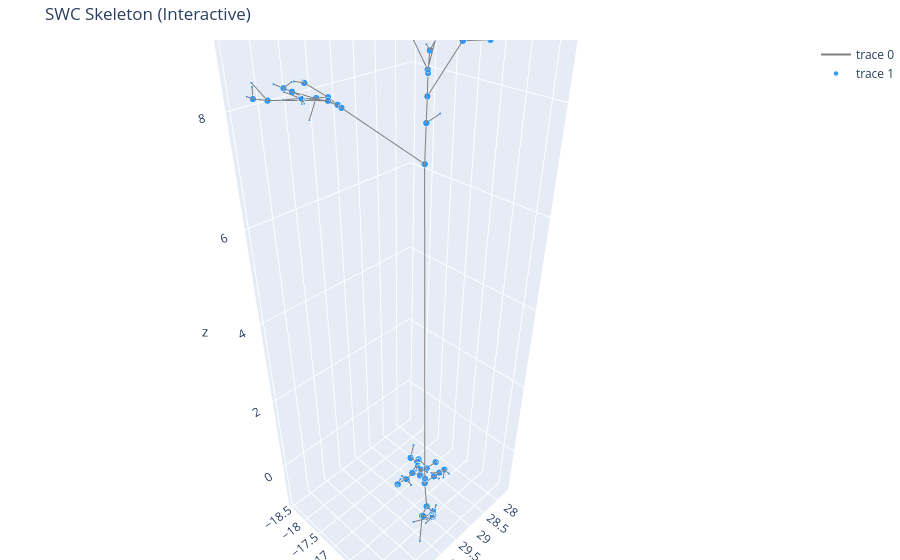

Source (notebook cell):
### Markdown cell above
## 3D Visualizations

### Code cell
import plotly.graph_objects as go

# Build coordinate and color arrays
xs=[]; ys=[]; zs=[]; colors=[]; sizes=[]
for n, data in G_original.nodes(data=True):
    x,y,z = data['x'], data['y'], data['z']
    xs.append(x); ys.append(y); zs.append(z)
    # color soma/type==1 differently
    colors.append('darkorange' if data.get('type') == 1 else 'dodgerblue')
    d = G_original.degree[n]
    if d == 1: sizes.append(3)
    elif d == 2: sizes.append(5)
    else: sizes.append(8)

# Create edge segments as separate scatter traces for better hover clarity
edge_x=[]; edge_y=[]; edge_z=[]; edge_i=[]
for i,(u,v) in enumerate(G_original.edges()):
    pu = (G_original.nodes[u]['x'], G_original.nodes[u]['y'], G_original.nodes[u]['z'])
    pv = (G_original.nodes[v]['x'], G_original.nodes[v]['y'], G_original.nodes[v]['z'])
    edge_x.extend([pu[0], pv[0], None])
    edge_y.extend([pu[1], pv[1], None])
    edge_z.extend([pu[2], pv[2], None])

node_trace = go.Scatter3d(
    x=xs, y=ys, z=zs,
    mode='markers',
    marker=dict(size=sizes, color=colors, opacity=0.9),
    text=[f"id={n} deg={G_original.degree[n]} type={G_original.nodes[n]['type']}" for n in G_original.nodes()],
    hoverinfo='text'
)

edge_trace = go.Scatter3d(
    x=edge_x, y=edge_y, z=edge_z,
    mode='lines',
    line=dict(color='gray', width=2),
    hoverinfo='skip'
)

fig = go.Figure(data=[edge_trace, node_trace])
fig.update_layout(
    title='SWC Skeleton (Interactive)',
    scene=dict(
        xaxis_title='x', yaxis_title='y', zaxis_title='z',
        aspectmode='data'
    ),
    margin=dict(l=0, r=0, b=0, t=40),
)
fig.show()

### Figure 1 — Plotly figure (JSON) as saved in the notebook; plotly's stock layout.template omitted (floating-point values rounded to 4 significant figures; data arrays with more than 128 entries replaced by an {"elided": "..."} marker saying what was removed)
{"data": [{"hoverinfo": "skip", "line": {"color": "gray", "width": 2}, "mode": "lines", "type": "scatter3d", "x": {"elided": "309 float values"}, "y": {"elided": "309 float values"}, "z": {"elided": "309 float values"}}, {"hoverinfo": "text", "marker": {"color": ["dodgerblue", "dodgerblue", "dodgerblue", "dodgerblue", "dodgerblue", "dodgerblue", "dodgerblue", "dodgerblue", "dodgerblue", "dodgerblue", "dodgerblue", "dodgerblue", "dodgerblue", "dodgerblue", "dodgerblue", "dodgerblue", "dodgerblue", "dodgerblue", "dodgerblue", "dodgerblue", "dodgerblue", "dodgerblue", "dodgerblue", "dodgerblue", "dodgerblue", "dodgerblue", "dodgerblue", "dodgerblue", "dodgerblue", "dodgerblue", "dodgerblue", "dodgerblue", "dodgerblue", "dodgerblue", "dodgerblue", "dodgerblue", "dodgerblue", "dodgerblue", "dodgerblue", "dodgerblue", "dodgerblue", "dodgerblue", "dodgerblue", "dodgerblue", "dodgerblue", "dodgerblue", "dodgerblue", "dodgerblue", "dodgerblue", "dodgerblue", "dodgerblue", "dodgerblue", "dodgerblue", "dodgerblue", "dodgerblue", "dodgerblue", "dodgerblue", "dodgerblue", "dodgerblue", "dodgerblue", "dodgerblue", "dodgerblue", "dodgerblue", "dodgerblue", "dodgerblue", "dodgerblue", "dodgerblue", "dodgerblue", "dodgerblue", "dodgerblue", "dodgerblue", "dodgerblue", "dodgerblue", "dodgerblue", "dodgerblue", "dodgerblue", "dodgerblue", "dodgerblue", "dodgerblue", "dodgerblue", "dodgerblue", "dodgerblue", "dodgerblue", "dodgerblue", "dodgerblue", "dodgerblue", "dodgerblue", "dodgerblue", "dodgerblue", "dodgerblue", "dodgerblue", "dodgerblue", "dodgerblue", "dodgerblue", "dodgerblue", "dodgerblue", "dodgerblue", "dodgerblue", "dodgerblue", "dodgerblue", "dodgerblue", "dodgerblue", "dodgerblue", "dodgerblue"], "opacity": 0.9, "size": [3, 8, 8, 8, 8, 8, 8, 3, 8, 8, 8, 3, 3, 3, 8, 8, 8, 3, 8, 3, 8, 8, 3, 8, 8, 3, 3, 8, 8, 3, 8, 8, 8, 8, 3, 8, 3, 3, 8, 8, 8, 8, 8, 8, 8, 8, 3, 8, 3, 3, 8, 8, 8, 8, 8, 3, 8, 8, 8, 3, 8, 8, 8, 8, 8, 3, 8, 3, 3, 3, 3, 8, 3, 3, 3, 3, 3, 3, 3, 3, 3, 3, 3, 3, 3, 3, 3, 3, 8, 8, 3, 3, 3, 3, 3, 8, 3, 3, 3, 3, 3, 3, 3, 3]}, "mode": "markers", "text": ["id=1 deg=1 type=3", "id=2 deg=3 type=3", "id=3 deg=3 type=3", "id=4 deg=3 type=3", "id=5 deg=3 type=3", "id=6 deg=3 type=3", "id=7 deg=3 type=3", "id=8 deg=1 type=3", "id=9 deg=3 type=3", "id=10 deg=3 type=3", "id=11 deg=3 type=3", "id=12 deg=1 type=3", "id=13 deg=1 type=3", "id=14 deg=1 type=3", "id=15 deg=3 type=3", "id=16 deg=3 type=3", "id=17 deg=3 type=3", "id=18 deg=1 type=3", "id=19 deg=3 type=3", "id=20 deg=1 type=3", "id=21 deg=3 type=3", "id=22 deg=3 type=3", "id=23 deg=1 type=3", "id=24 deg=3 type=3", "id=25 deg=3 type=3", "id=26 deg=1 type=3", "id=27 deg=1 type=3", "id=28 deg=3 type=3", "id=29 deg=3 type=3", "id=30 deg=1 type=3", "id=31 deg=3 type=3", "id=32 deg=3 type=3", "id=33 deg=3 type=3", "id=34 deg=3 type=3", "id=35 deg=1 type=3", "id=36 deg=3 type=3", "id=37 deg=1 type=3", "id=38 deg=1 type=3", "id=39 deg=3 type=3", "id=40 deg=3 type=3", "id=41 deg=3 type=3", "id=42 deg=3 type=3", "id=43 deg=3 type=3", "id=44 deg=3 type=3", "id=45 deg=3 type=3", "id=46 deg=3 type=3", "id=47 deg=1 type=3", "id=48 deg=3 type=3", "id=49 deg=1 type=3", "id=50 deg=1 type=3", "id=51 deg=3 type=3", "id=52 deg=3 type=3", "id=53 deg=3 type=3", "id=54 deg=3 type=3", "id=55 deg=3 type=3", "id=56 deg=1 type=3", "id=57 deg=3 type=3", "id=58 deg=3 type=3", "id=59 deg=3 type=3", "id=60 deg=1 type=3", "id=61 deg=3 type=3", "id=62 deg=3 type=3", "id=63 deg=3 type=3", "id=64 deg=3 type=3", "id=65 deg=3 type=3", "id=66 deg=1 type=3", "id=67 deg=3 type=3", "id=68 deg=1 type=3", "id=69 deg=1 type=3", "id=70 deg=1 type=3", "id=71 deg=1 type=3", "id=72 deg=3 type=3", "id=73 deg=1 type=3", "id=74 deg=1 type=3", "id=75 deg=1 type=3", "id=76 deg=1 type=3", "id=77 deg=1 type=3", "id=78 deg=1 type=3", "id=79 deg=1 type=3", "id=80 deg=1 type=3", "id=81 deg=1 type=3", "id=82 deg=1 type=3", "id=83 deg=1 type=3", "id=84 deg=1 type=3", "id=85 deg=1 type=3", "id=86 deg=1 type=3", "id=87 deg=1 type=3", "id=88 deg=1 type=3", "id=89 deg=3 type=3", "id=90 deg=3 type=3", "id=91 deg=1 type=3", "id=92 deg=1 type=3", "id=93 deg=1 type=3", "id=94 deg=1 type=3", "id=95 deg=1 type=3", "id=96 deg=3 type=3", "id=97 deg=1 type=3", "id=98 deg=1 type=3", "id=99 deg=1 type=3", "id=100 deg=1 type=3", "id=101 deg=1 type=3", "id=102 deg=1 type=3", "id=103 deg=1 type=3", "id=104 deg=1 type=3"], "type": "scatter3d", "x": [30.26, 30.24, 30.21, 30.22, 30.19, 30.15, 30.06, 30.14, 30.19, 29.94, 30.2, 30.17, 29.94, 30.05, 30.12, 30.1, 29.83, 29.92, 30.22, 30.01, 30.09, 30.52, 30.04, 30.22, 29.73, 30.0, 30.36, 30.24, 30.04, 29.88, 30.51, 30.67, 30.09, 30.26, 29.71, 29.74, 30.34, 30.51, 30.0, 28.37, 30.64, 30.24, 31.24, 31.18, 30.06, 29.99, 30.28, 30.38, 29.89, 29.74, 29.91, 30.0, 28.01, 27.89, 30.68, 30.5, 30.29, 30.42, 31.38, 31.21, 31.18, 31.21, 30.01, 30.09, 29.79, 29.99, 30.38, 30.42, 29.97, 29.97, 29.98, 30.09, 27.69, 27.94, 27.73, 27.77, 30.74, 30.54, 30.35, 30.42, 30.51, 30.47, 31.26, 31.46, 31.27, 31.44, 31.27, 31.29, 29.94, 30.06, 30.24, 30.19, 29.7, 29.77, 30.42, 30.63, 30.0, 30.61, 29.93, 29.95, 29.82, 30.03, 30.48, 30.66], "y": [-15.61, -15.58, -15.5, -15.57, -15.59, -15.37, -15.49, -15.4, -15.59, -15.57, -15.32, -15.49, -15.56, -15.39, -15.86, -15.8, -15.52, -15.45, -15.32, -15.42, -15.88, -17.16, -15.66, -15.7, -15.49, -15.59, -15.37, -15.33, -15.92, -15.82, -17.25, -17.27, -15.85, -15.88, -15.48, -15.48, -15.37, -15.58, -15.95, -16.73, -18.18, -17.8, -17.94, -17.22, -15.9, -15.73, -15.92, -15.91, -15.37, -15.35, -16.01, -15.96, -17.04, -16.57, -18.33, -18.16, -18.03, -18.14, -18.1, -18.35, -17.22, -17.16, -15.97, -15.89, -15.67, -15.74, -15.94, -15.75, -16.02, -15.83, -15.85, -16.2, -17.34, -16.91, -16.55, -16.4, -18.5, -18.29, -18.11, -18.08, -18.27, -18.11, -18.28, -18.13, -17.47, -17.26, -17.07, -17.0, -16.01, -16.12, -15.79, -15.88, -15.71, -15.6, -16.01, -15.92, -17.13, -16.44, -16.02, -15.84, -16.26, -16.09, -15.99, -15.9], "z": [-1.012, -0.1155, 0.2521, -0.1241, 0.8855, 0.1546, -0.1726, -0.191, 1.025, 0.8854, 0.1054, 0.1561, -0.1426, -0.2104, 7.559, 1.063, 0.9535, 0.9091, 0.0778, 0.1697, 8.142, 8.152, 1.026, 1.053, 0.9942, 1.025, -0.03879, 0.07226, 8.483, 8.237, 8.173, 8.265, 1.034, 1.009, 0.9703, 0.9929, 0.0631, -0.0599, 8.779, 8.794, 8.188, 8.103, 8.244, 8.424, 1.041, 1.042, 0.9796, 0.8807, 0.9788, 0.98, 9.038, 8.821, 8.886, 8.759, 8.221, 8.104, 8.05, 8.284, 8.263, 8.405, 8.42, 8.435, 1.056, 1.067, 1.107, 1.06, 0.8767, 0.8916, 9.123, 9.26, 9.212, 9.255, 9.088, 8.889, 8.803, 8.84, 8.256, 8.29, 8.026, 7.721, 8.299, 8.335, 8.37, 8.304, 8.475, 8.447, 8.399, 8.424, 1.04, 1.083, 1.142, 1.072, 1.04, 1.168, 0.9337, 0.9373, 9.815, 9.548, 1.052, 1.046, 1.164, 1.086, 0.9103, 0.9382]}], "layout": {"margin": {"b": 0, "l": 0, "r": 0, "t": 40}, "scene": {"aspectmode": "data", "xaxis": {"title": {"text": "x"}}, "yaxis": {"title": {"text": "y"}}, "zaxis": {"title": {"text": "z"}}}, "title": {"text": "SWC Skeleton (Interactive)"}}}
